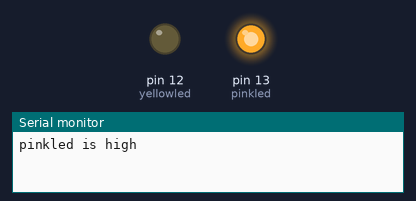
The sketch below on a simulated Arduino Uno, built with avr-gcc and run on an emulated ATmega328P. Parts: output pins drawn as LEDs (lit = HIGH), the last lines printed to the serial monitor.

Above: at 0.5 s.
At 2.5 s:
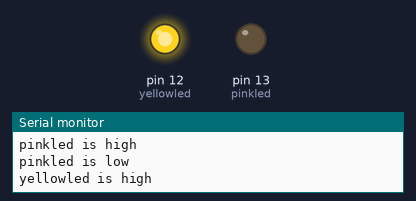
At 3.5 s:
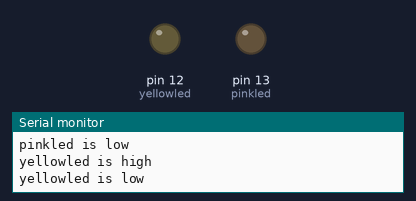
Timing chart, 0 to 5.2 s (numbered marks = the images above):
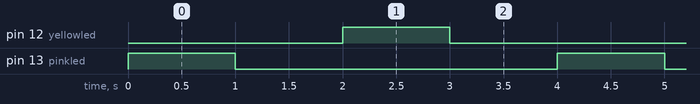

Measured:
- by itself, pin 12 (yellowled), pin 13 (pinkled): alternates HIGH for 1.0 s and LOW for 3.0 s
- by itself, everything shown: repeats every 4.0 s, in 4 steps

The sketch:

blinkerbob.ino
```cpp
// Blink two leds out of phase

const int pinkled = 13;
const int yellowled = 12;
```

loop.ino
```cpp
// loop

void loop() {
  // put your main code here, to run repeatedly:
  digitalWrite(pinkled,HIGH);
  Serial.println("pinkled is high");
  delay(1000);
  digitalWrite(pinkled,LOW);
  Serial.println("pinkled is low");
  delay(1000);


  digitalWrite(yellowled,HIGH);
  Serial.println("yellowled is high");
  delay(1000);
  digitalWrite(yellowled,LOW);
  Serial.println("yellowled is low");
  delay(1000);
}
```

setup.ino
```cpp
// setup

void setup() {
  // put your setup code here, to run once:
  Serial.begin(9600);
  pinMode(pinkled, OUTPUT);
  pinMode(yellowled, OUTPUT);
}
```
